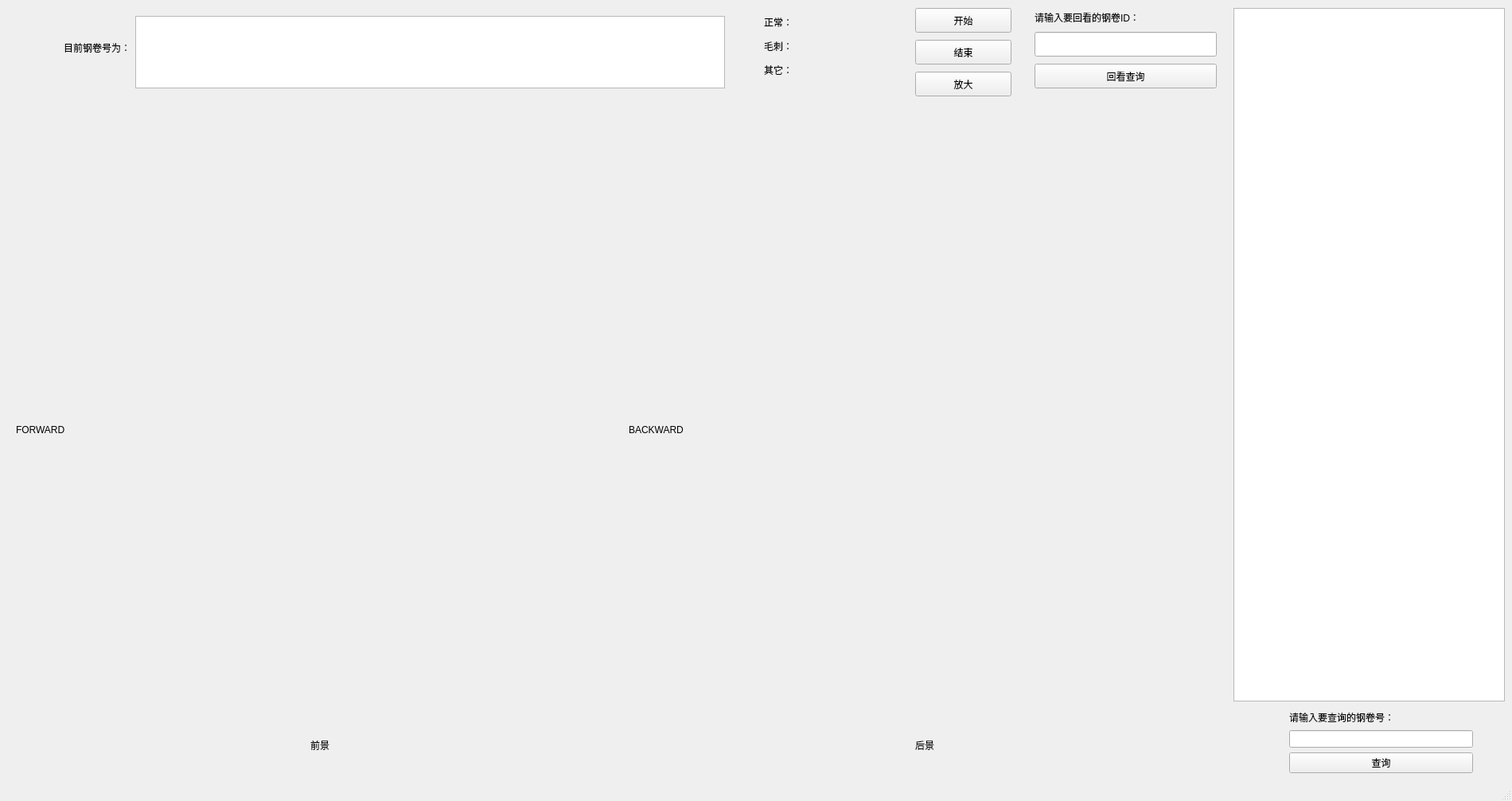
<?xml version="1.0" encoding="UTF-8"?>
<ui version="4.0">
 <class>MainWindow</class>
 <widget class="QMainWindow" name="MainWindow">
  <property name="geometry">
   <rect>
    <x>0</x>
    <y>0</y>
    <width>1900</width>
    <height>1006</height>
   </rect>
  </property>
  <property name="windowTitle">
   <string>MainWindow</string>
  </property>
  <widget class="QWidget" name="centralwidget">
   <widget class="QLabel" name="label_4">
    <property name="geometry">
     <rect>
      <x>390</x>
      <y>920</y>
      <width>101</width>
      <height>31</height>
     </rect>
    </property>
    <property name="text">
     <string>前景</string>
    </property>
   </widget>
   <widget class="QTableView" name="tableView">
    <property name="geometry">
     <rect>
      <x>1550</x>
      <y>10</y>
      <width>341</width>
      <height>871</height>
     </rect>
    </property>
   </widget>
   <widget class="QLabel" name="label_6">
    <property name="geometry">
     <rect>
      <x>80</x>
      <y>50</y>
      <width>81</width>
      <height>20</height>
     </rect>
    </property>
    <property name="text">
     <string>目前钢卷号为：</string>
    </property>
   </widget>
   <widget class="QTextBrowser" name="textBrowser">
    <property name="geometry">
     <rect>
      <x>170</x>
      <y>20</y>
      <width>741</width>
      <height>91</height>
     </rect>
    </property>
   </widget>
   <widget class="QLabel" name="label_7">
    <property name="geometry">
     <rect>
      <x>1030</x>
      <y>20</y>
      <width>54</width>
      <height>12</height>
     </rect>
    </property>
    <property name="text">
     <string/>
    </property>
   </widget>
   <widget class="QLabel" name="label_8">
    <property name="geometry">
     <rect>
      <x>960</x>
      <y>20</y>
      <width>54</width>
      <height>16</height>
     </rect>
    </property>
    <property name="text">
     <string>正常：</string>
    </property>
   </widget>
   <widget class="QLabel" name="label_9">
    <property name="geometry">
     <rect>
      <x>960</x>
      <y>50</y>
      <width>54</width>
      <height>16</height>
     </rect>
    </property>
    <property name="text">
     <string>毛刺：</string>
    </property>
   </widget>
   <widget class="QLabel" name="label_10">
    <property name="geometry">
     <rect>
      <x>1030</x>
      <y>50</y>
      <width>54</width>
      <height>12</height>
     </rect>
    </property>
    <property name="text">
     <string/>
    </property>
   </widget>
   <widget class="QLabel" name="label_11">
    <property name="geometry">
     <rect>
      <x>960</x>
      <y>80</y>
      <width>54</width>
      <height>16</height>
     </rect>
    </property>
    <property name="text">
     <string>其它：</string>
    </property>
   </widget>
   <widget class="QLabel" name="label_12">
    <property name="geometry">
     <rect>
      <x>1030</x>
      <y>80</y>
      <width>54</width>
      <height>12</height>
     </rect>
    </property>
    <property name="text">
     <string/>
    </property>
   </widget>
   <widget class="QLabel" name="label_5">
    <property name="geometry">
     <rect>
      <x>1150</x>
      <y>920</y>
      <width>101</width>
      <height>31</height>
     </rect>
    </property>
    <property name="text">
     <string>后景</string>
    </property>
   </widget>
   <widget class="QWidget" name="layoutWidget">
    <property name="geometry">
     <rect>
      <x>1620</x>
      <y>890</y>
      <width>231</width>
      <height>81</height>
     </rect>
    </property>
    <layout class="QVBoxLayout" name="verticalLayout_2">
     <item>
      <widget class="QLabel" name="label">
       <property name="text">
        <string>请输入要查询的钢卷号：</string>
       </property>
      </widget>
     </item>
     <item>
      <widget class="QLineEdit" name="lineEdit"/>
     </item>
     <item>
      <widget class="QPushButton" name="pushButton">
       <property name="text">
        <string>查询</string>
       </property>
      </widget>
     </item>
    </layout>
   </widget>
   <widget class="QPushButton" name="pushButton_3">
    <property name="geometry">
     <rect>
      <x>1150</x>
      <y>50</y>
      <width>121</width>
      <height>31</height>
     </rect>
    </property>
    <property name="text">
     <string>结束</string>
    </property>
   </widget>
   <widget class="QPushButton" name="zoom_in">
    <property name="geometry">
     <rect>
      <x>1150</x>
      <y>90</y>
      <width>121</width>
      <height>31</height>
     </rect>
    </property>
    <property name="text">
     <string>放大</string>
    </property>
   </widget>
   <widget class="QPushButton" name="pushButton_2">
    <property name="geometry">
     <rect>
      <x>1150</x>
      <y>10</y>
      <width>121</width>
      <height>31</height>
     </rect>
    </property>
    <property name="text">
     <string>开始</string>
    </property>
   </widget>
   <widget class="QLabel" name="label_2">
    <property name="geometry">
     <rect>
      <x>20</x>
      <y>190</y>
      <width>750</width>
      <height>700</height>
     </rect>
    </property>
    <property name="frameShadow">
     <enum>QFrame::Plain</enum>
    </property>
    <property name="lineWidth">
     <number>10</number>
    </property>
    <property name="text">
     <string>FORWARD</string>
    </property>
   </widget>
   <widget class="QLabel" name="label_3">
    <property name="geometry">
     <rect>
      <x>790</x>
      <y>190</y>
      <width>750</width>
      <height>700</height>
     </rect>
    </property>
    <property name="lineWidth">
     <number>10</number>
    </property>
    <property name="text">
     <string>BACKWARD</string>
    </property>
   </widget>
   <widget class="QLabel" name="label_13">
    <property name="geometry">
     <rect>
      <x>1300</x>
      <y>10</y>
      <width>229</width>
      <height>24</height>
     </rect>
    </property>
    <property name="text">
     <string>请输入要回看的钢卷ID：</string>
    </property>
   </widget>
   <widget class="QLineEdit" name="lineEdit_2">
    <property name="geometry">
     <rect>
      <x>1300</x>
      <y>40</y>
      <width>229</width>
      <height>31</height>
     </rect>
    </property>
   </widget>
   <widget class="QPushButton" name="pushButton_4">
    <property name="geometry">
     <rect>
      <x>1300</x>
      <y>80</y>
      <width>229</width>
      <height>31</height>
     </rect>
    </property>
    <property name="text">
     <string>回看查询</string>
    </property>
   </widget>
   <zorder>pushButton_3</zorder>
   <zorder>zoom_in</zorder>
   <zorder>pushButton_2</zorder>
   <zorder>label_2</zorder>
   <zorder>label_3</zorder>
   <zorder>layoutWidget</zorder>
   <zorder>label_4</zorder>
   <zorder>tableView</zorder>
   <zorder>label_6</zorder>
   <zorder>textBrowser</zorder>
   <zorder>label_7</zorder>
   <zorder>label_8</zorder>
   <zorder>label_9</zorder>
   <zorder>label_10</zorder>
   <zorder>label_11</zorder>
   <zorder>label_12</zorder>
   <zorder>label_5</zorder>
   <zorder>label_13</zorder>
   <zorder>lineEdit_2</zorder>
   <zorder>pushButton_4</zorder>
  </widget>
  <widget class="QMenuBar" name="menubar">
   <property name="geometry">
    <rect>
     <x>0</x>
     <y>0</y>
     <width>1900</width>
     <height>23</height>
    </rect>
   </property>
  </widget>
  <widget class="QStatusBar" name="statusbar"/>
 </widget>
 <resources/>
 <connections/>
</ui>
